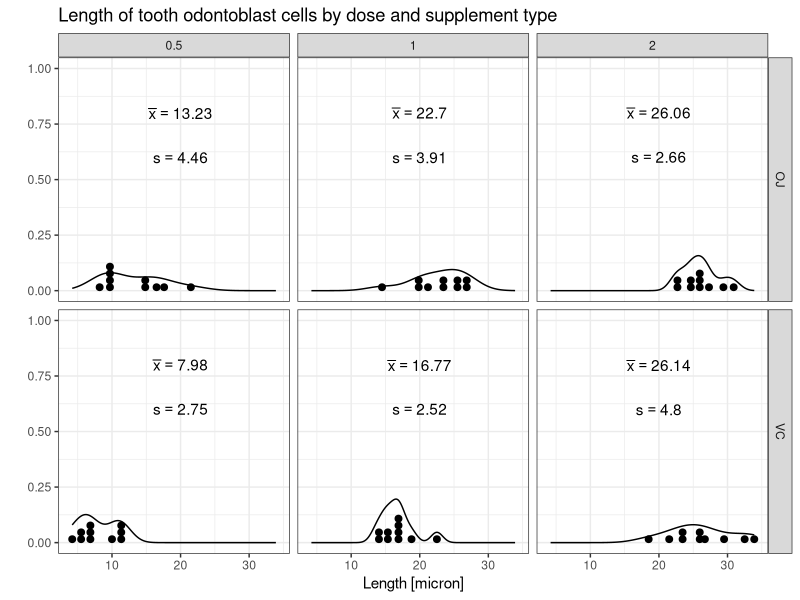

Source code (R):
## ---- chunk 1
library(knitr)
opts_chunk$set(tidy.opts=list(width.cutoff=80))
## ---- chunk 2
library(dplyr)
library(ggplot2)
library(datasets)
data(ToothGrowth)

str(ToothGrowth)
summary(ToothGrowth)
## ---- chunk 3
tg <- ToothGrowth %>% 
        group_by(dose, supp) %>% 
        summarise(len.sd = round(sd(len), 2), len.mean = round(mean(len), 2))

ggplot(data = ToothGrowth, aes(x = len)) + 
        geom_dotplot(binwidth = 1) + 
        geom_density() + 
        facet_grid(supp ~ dose) + 
        geom_text(x = 20, y = 0.8, 
                  data = tg,
                  aes(label = paste0("bar(x) == ", len.mean)),
                  parse = T
                  ) +
        geom_text(x = 20, y = 0.6, 
                  data = tg,
                  aes(label = paste0("s == ", len.sd)),
                  parse = T
                  ) +
        labs(title = "Length of tooth odontoblast cells by dose and supplement type", 
             x = "Length [micron]", 
             y = ""
             ) + 
        theme_bw()

## ---- chunk 4
with(ToothGrowth, t.test(ToothGrowth[supp == "OJ" & dose == 0.5, "len"], ToothGrowth[supp == "VC" & dose == 0.5, "len"], alternative = "greater")[c("conf.int", "p.value")])
with(ToothGrowth, t.test(ToothGrowth[supp == "OJ" & dose == 1, "len"], ToothGrowth[supp == "VC" & dose == 1, "len"], alternative = "greater")[c("conf.int", "p.value")])
with(ToothGrowth, t.test(ToothGrowth[supp == "OJ" & dose == 2, "len"], ToothGrowth[supp == "VC" & dose == 2, "len"], alternative = "greater")[c("conf.int", "p.value")])
